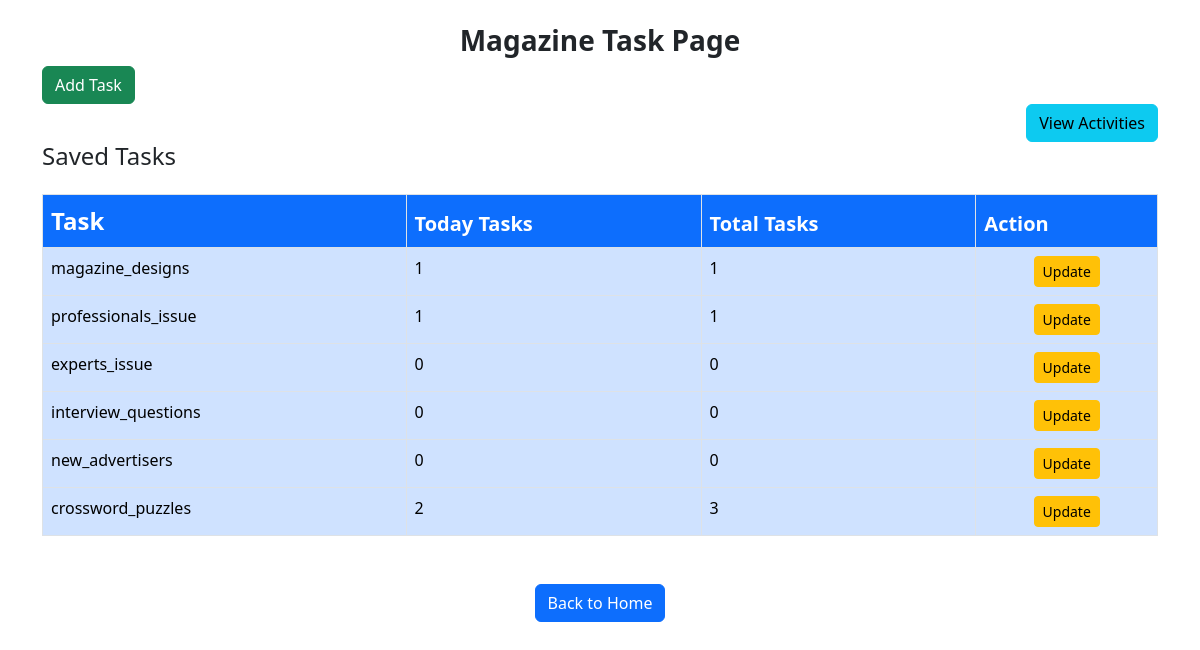
/magazine_form/, run on the app's committed database.
### card_app/models.py (models this page shows, shortened)
class MagazineTable(models.Model):
    magazine_choices = [
        ('magazine_designs', 'No. of pages designed for Magazine'),
        ('professionals_issue', 'No. of professionals prepared for the issue'),
        ('experts_issue', 'No. of experts prepared for the issue'),
        ('interview_questions', 'No. of Interview questionnaire prepared & sent'),
        ('new_advertisers', 'No. of new advertisers found & shared'),
        ('crossword_puzzles', 'No. of crossword puzzles prepared'),
    ]
    magazine_tasks = models.CharField(max_length=200,choices=magazine_choices)
    today_tasks = models.IntegerField(default=0)
    total_tasks = models.IntegerField(default=0)
    timestamp = models.DateTimeField(auto_now_add=True)

### card_app/views.py (the view, shortened to what this page needs)
# urls.py: path('magazine_form/', views.magazine_form, name='magazine_form'),
def magazine_form(request):
    tasks = MagazineTable.objects.all()
    return render(request, "card_app/magazine_form.html", {"tasks": tasks, "form": MagazineForm()})

### card_app/templates/card_app/magazine_form.html (shortened to what this page needs)
<!DOCTYPE html>
<html lang="en">
<head>
    <link href="https://cdn.jsdelivr.net/npm/bootstrap@5.3.3/dist/css/bootstrap.min.css" rel="stylesheet">
</head>
<body>
    <div class="container mt-4">
        <h3 class="text-center fw-bold">Magazine Task Page</h3>
        <button class="btn btn-success" data-bs-toggle="modal" data-bs-target="#taskModal">Add Task</button>
        <div class="d-flex justify-content-end">
            <a href="/magazine_activities/" class="btn btn-info" data-bs-toggle="tooltip" data-bs-placement="top"
                title="View all recent activities">View Activities</a>
        </div>
        <h4>Saved Tasks</h4>
        <table class="table table-bordered mt-4">
            <thead>
                <tr>
                    <th class="bg-primary fw-semibold text-white fs-4">Task</th>
                    <th class="bg-primary fw-semibold text-white fs-5">Today Tasks</th>
                    <th class="bg-primary fw-semibold text-white fs-5">Total Tasks</th>
                    <th class="bg-primary fw-semibold text-white fs-5">Action</th>
                </tr>
            </thead>
            <tbody id="taskTableBody">
                {% for task in tasks %}
                <tr>
                    <td class="bg-primary-subtle">{{ task.magazine_tasks }}</td>
                    <td class="bg-primary-subtle">{{ task.today_tasks }}</td>
                    <td class="bg-primary-subtle">{{ task.total_tasks }}</td>
                    <td class="bg-primary-subtle text-center">
                        <a href="{% url 'card_app:update_task' task.id 'magazine' %}" class="btn btn-warning btn-sm">Update</a>
                    </td>
                </tr>
                {% endfor %}
            </tbody>
        </table>
        <div class="text-center mt-5">
            <a href="{% url 'card_app:index' %}" class="btn btn-primary">Back to Home</a>
        </div>
    </div>
</body>
</html>

### data on the page
MagazineTable: magazine_tasks "magazine_designs", today_tasks "1", total_tasks "1"
MagazineTable: magazine_tasks "professionals_issue", today_tasks "1", total_tasks "1"
MagazineTable: magazine_tasks "experts_issue", today_tasks "0", total_tasks "0"
MagazineTable: magazine_tasks "interview_questions", today_tasks "0", total_tasks "0"
MagazineTable: magazine_tasks "new_advertisers", today_tasks "0", total_tasks "0"
MagazineTable: magazine_tasks "crossword_puzzles", today_tasks "2", total_tasks "3"
